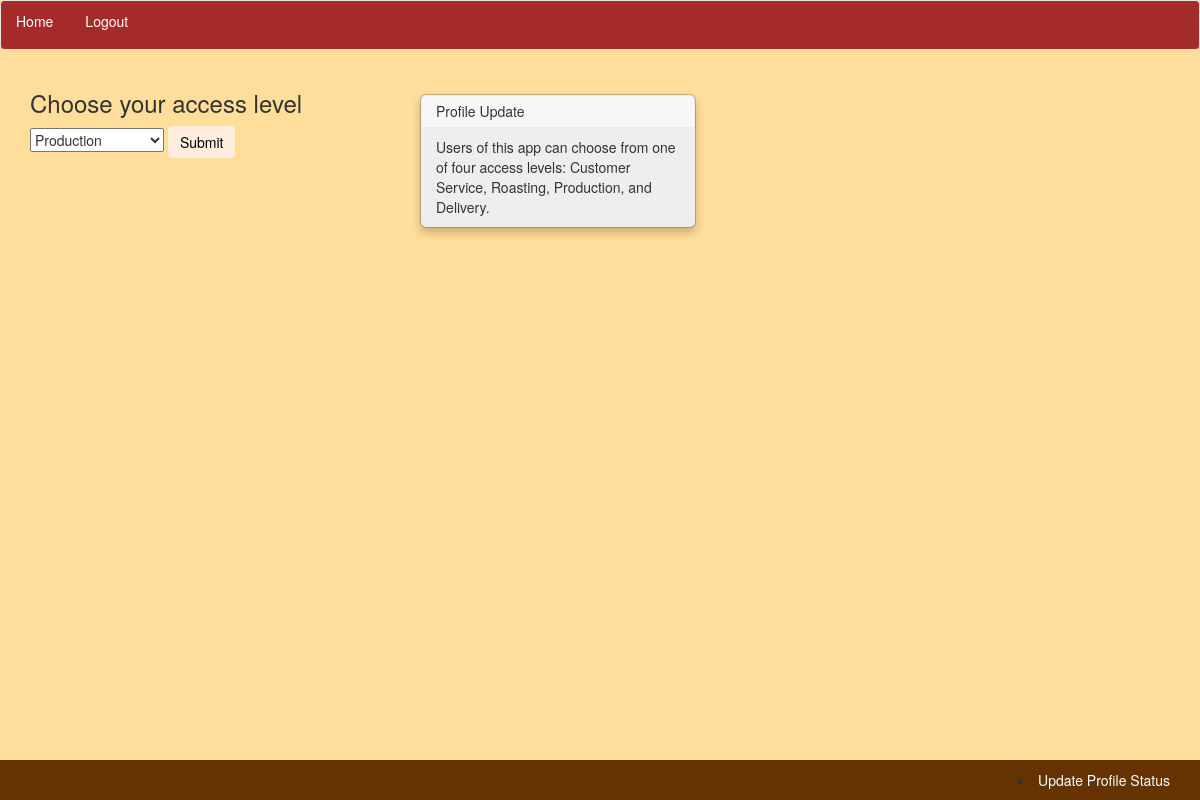
The app's page /accounts/profile/ (signed in), older data.
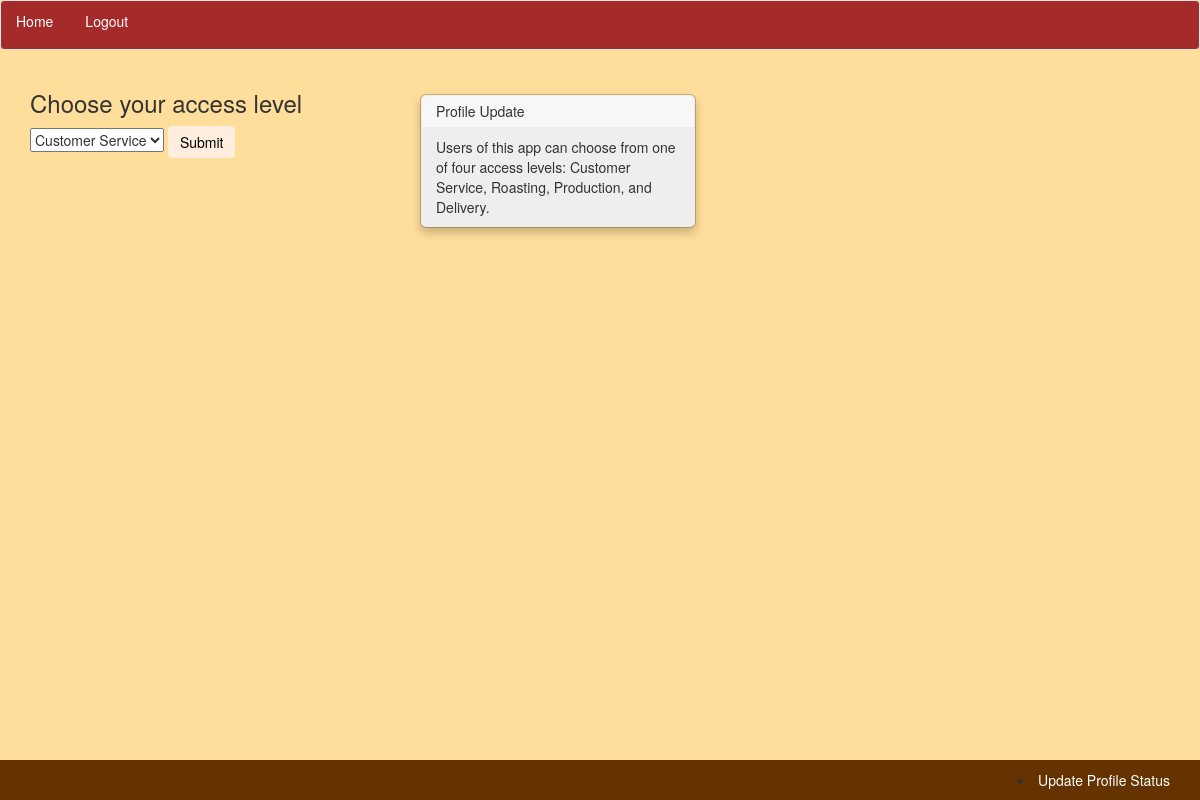
The same page, newer data.
### app/models.py (models this page shows, shortened)
class Profile(models.Model):
    ACCESS_LEVELS = [
    ("c", "Customer Service"),
    ("r", "Roasting"),
    ("p", "Production"),
    ("d", "Delivery")
    ]
    user = models.OneToOneField('auth.User')
    access_level = models.CharField(max_length=20, choices=ACCESS_LEVELS)

### app/views.py (the view)
# urls.py: url(r'^accounts/profile/$', ProfileUpdateView.as_view(), name="profile_update_view"),
class ProfileUpdateView(UpdateView):
    template_name = "profile.html"
    fields = ("access_level",)
    success_url = reverse_lazy('index_view')
    def get_object(self):
        return Profile.objects.get(user=self.request.user)

### templates/profile.html (shortened to what this page needs)
{% extends 'base.html' %}
{% block content %}
<div class="container">
  <div class="col-md-4"  data-toggle="popover" title="Profile Update"
   data-content="Users of this app can choose from one of four access levels:  Customer Service, Roasting, Production, and Delivery." >
  </div>
  <h3>Choose your access level</h3>
  <form class="" action="" method="post">
    {{ form.access_level }}
    <input class="btn btn-default btn-md" type="submit" value="Submit">
  </form>
</div>
{% endblock %}

Row changes from the older to the newer data that the page shows:
changed Profile: access_level "Production" → "Customer Service"
